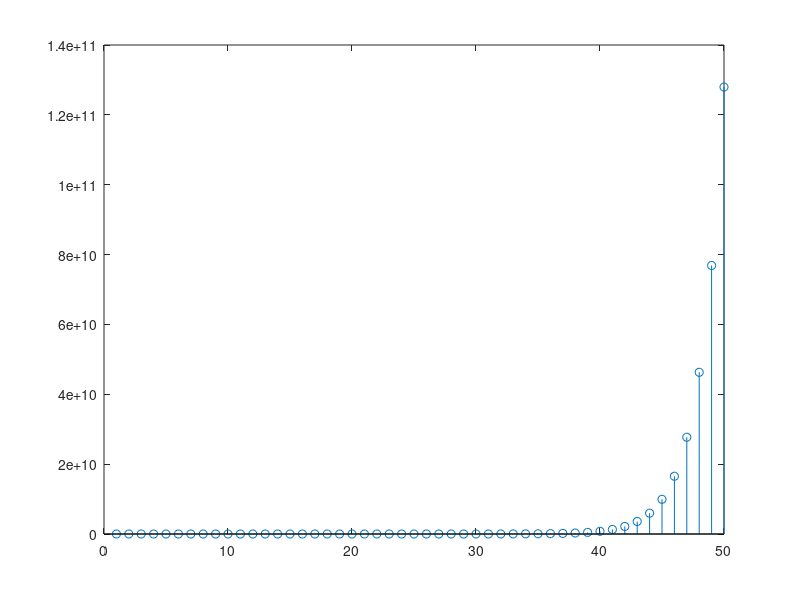
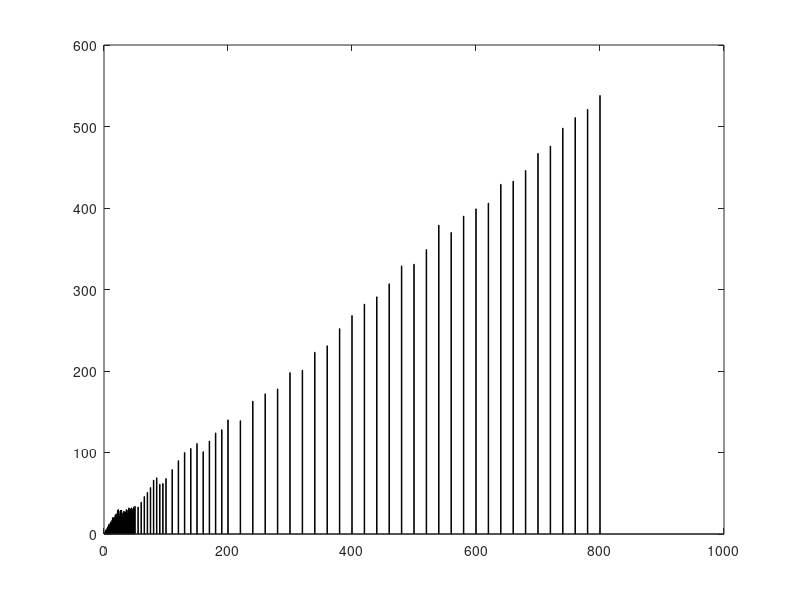

MATLAB code to generate these figures, in order:
clear;clc;
DATA = load("SolucaoProf1hour.txt");
ForE2If= load("SolProfOtimizadaForE2If.txt");

n = DATA(:,1); % selecionar dos dados do .txt a primeira coluna com os valores de n
t = DATA(:,3); % selecionar dos dados do .txt a terceira coluna com os valores de n

figure(1)
stem(n,t);


%% construir o grafico para a 2ª melhoria: FOR mais 2 IF
n_F2if = ForE2If(:,1);
t_F2if = ForE2If(:,3);

figure(2)
bar(n_F2if,t_F2if);